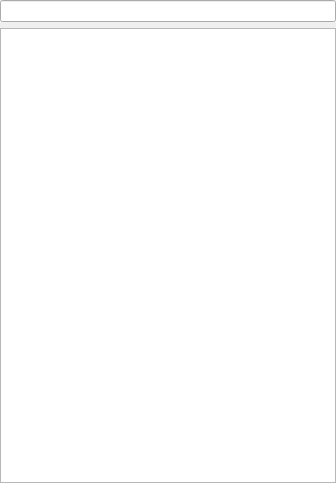
<?xml version="1.0" encoding="UTF-8"?>
<ui version="4.0">
 <class>UsersListWidget</class>
 <widget class="QDialog" name="UsersListWidget">
  <property name="windowModality">
   <enum>Qt::ApplicationModal</enum>
  </property>
  <property name="geometry">
   <rect>
    <x>0</x>
    <y>0</y>
    <width>336</width>
    <height>483</height>
   </rect>
  </property>
  <property name="windowTitle">
   <string>Users list</string>
  </property>
  <layout class="QVBoxLayout" name="verticalLayout">
   <property name="margin">
    <number>0</number>
   </property>
   <item>
    <widget class="QLineEdit" name="FilterLine_"/>
   </item>
   <item>
    <widget class="QTreeView" name="ListView_">
     <property name="rootIsDecorated">
      <bool>false</bool>
     </property>
     <attribute name="headerVisible">
      <bool>false</bool>
     </attribute>
    </widget>
   </item>
  </layout>
 </widget>
 <resources/>
 <connections/>
</ui>
